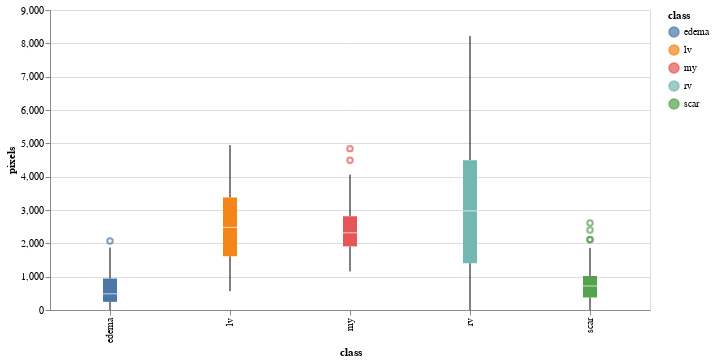

Notebook cell for this chart:
### Code cell
(alt.Chart(histos_long[histos_long['class']!='bg'])
  .mark_boxplot()
  .encode(x='class', y='pixels', color='class')
  .properties(width=600, height=300)
  .interactive()
)

### Figure 1 — Vega-Lite specification as saved in the notebook (floating-point values rounded to 4 significant figures; data arrays with more than 128 entries replaced by an {"elided": "..."} marker saying what was removed)
{"config": {"view": {"continuousWidth": 400, "continuousHeight": 300}}, "data": {"name": "data-3a870368ef9c7d7fe235d08474c4a361"}, "mark": "boxplot", "encoding": {"color": {"type": "nominal", "field": "class"}, "x": {"type": "nominal", "field": "class"}, "y": {"type": "quantitative", "field": "pixels"}}, "height": 300, "selection": {"selector006": {"type": "interval", "bind": "scales", "encodings": ["x", "y"]}}, "width": 600, "$schema": "https://vega.github.io/schema/vega-lite/v4.8.1.json", "datasets": {"data-3a870368ef9c7d7fe235d08474c4a361": {"elided": "510 records"}}}
